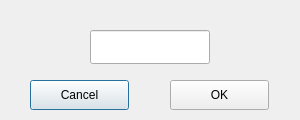
<?xml version="1.0" encoding="UTF-8"?>
<ui version="4.0">
 <class>Dialog</class>
 <widget class="QDialog" name="Dialog">
  <property name="geometry">
   <rect>
    <x>0</x>
    <y>0</y>
    <width>300</width>
    <height>120</height>
   </rect>
  </property>
  <property name="minimumSize">
   <size>
    <width>300</width>
    <height>120</height>
   </size>
  </property>
  <property name="maximumSize">
   <size>
    <width>300</width>
    <height>120</height>
   </size>
  </property>
  <property name="windowTitle">
   <string>新增颜色(add new color)</string>
  </property>
  <widget class="QLineEdit" name="lineEdit">
   <property name="geometry">
    <rect>
     <x>90</x>
     <y>30</y>
     <width>120</width>
     <height>34</height>
    </rect>
   </property>
  </widget>
  <widget class="QPushButton" name="pushButton_cancel">
   <property name="geometry">
    <rect>
     <x>30</x>
     <y>80</y>
     <width>99</width>
     <height>30</height>
    </rect>
   </property>
   <property name="text">
    <string>Cancel</string>
   </property>
  </widget>
  <widget class="QPushButton" name="pushButton_ok">
   <property name="geometry">
    <rect>
     <x>170</x>
     <y>80</y>
     <width>99</width>
     <height>30</height>
    </rect>
   </property>
   <property name="text">
    <string>OK</string>
   </property>
  </widget>
 </widget>
 <resources/>
 <connections/>
</ui>
